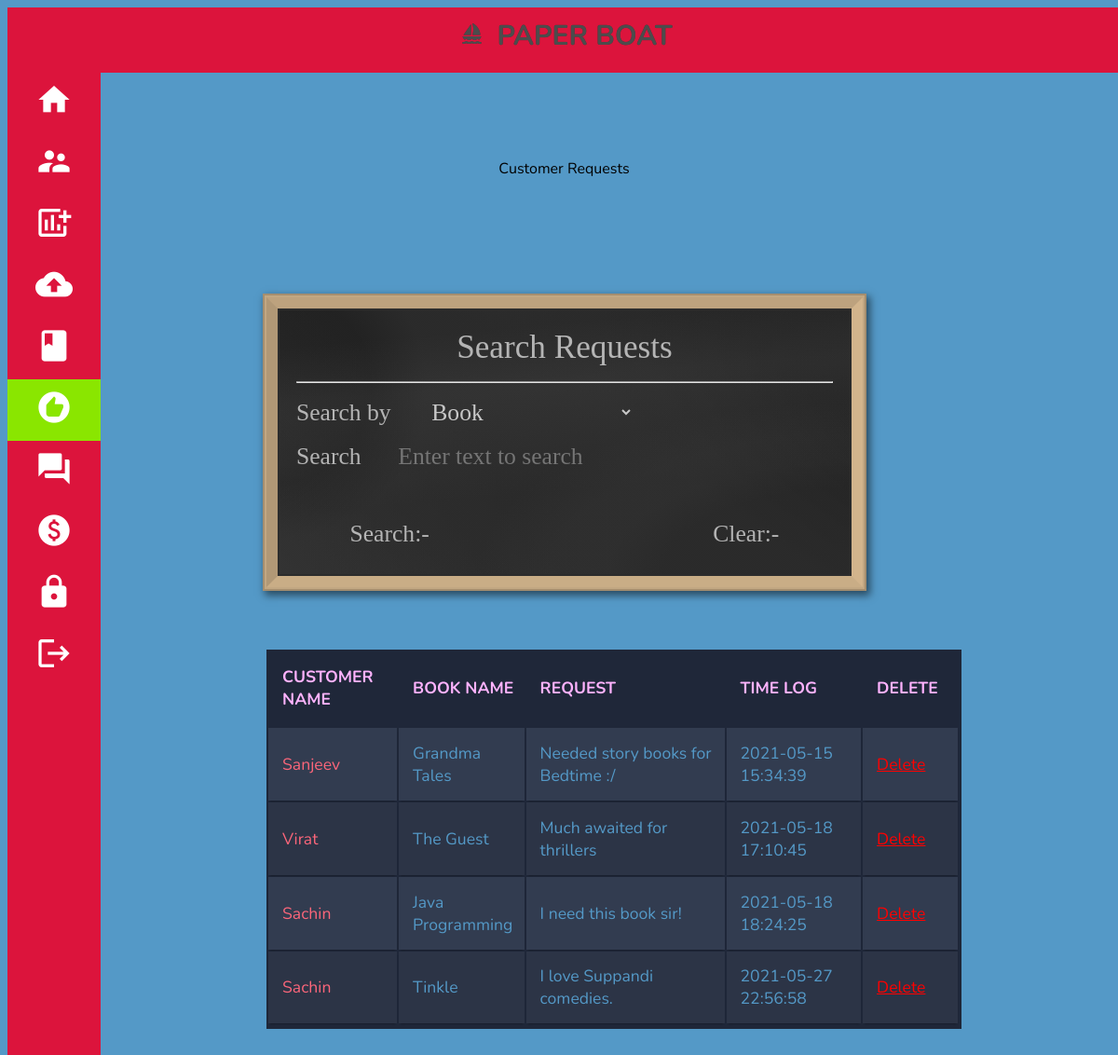
Page /admin/request.php (signed in) on the committed database.
### tables this page shows
CREATE TABLE `request` (
  `rid` int(11) NOT NULL,
  `cus_id` int(11) NOT NULL,
  `bname` varchar(250) NOT NULL,
  `request` varchar(250) NOT NULL,
  `logs` datetime NOT NULL
);

CREATE TABLE `customer` (
  `cus_id` int(11) NOT NULL,
  `cus_name` varchar(250) NOT NULL,
  `cus_image` varchar(250) NOT NULL,
  `cus_mail` varchar(250) NOT NULL,
  `cus_pass` varchar(250) NOT NULL
);

### admin/request.php (the view, shortened to what this page needs)
<?php
    include("header.php");
?>
<!DOCTYPE html>
<html>
<head>
    <link rel="stylesheet" type="text/css" href="../css/tables.css">
    <link rel="stylesheet" type="text/css" href="../css/font.scss">
</head>
<body>
<div class="patterns" style="margin-right: 10%">
  <svg width="100%" height="50%">
    <rect x="0" y="0" width="100%" height="100%" fill="url(#polka-dots)"> </rect>
 <text x="50%" y="60%"  text-anchor="middle"  >
   Customer Requests
 </text>
 </svg>
</div>
<form action="<?php echo $_SERVER["PHP_SELF"];?>" method = "post">
  <div style="margin-right:10%">
    <div class="blackboard">
      <div class="form">
    <hr>
    <p>
    <label for="searchby">Search by&emsp;</label>
    <select name="searchby">
        <option value="request.bname">Book</option>
    </select></p>
    <p>
    <label for="name">Search&emsp;</label>
    <input type="text" name="name" placeholder="Enter text to search" />
    </p><br>
    <p class="wipeout">
    <span style="float: left; margin-left: 10%">
      <input type="submit" name="search" value="Search:-"/>
      </span>
      <span style="float: right; margin-right: 10%">
      <input type="submit" value="Clear:-" />
      </span><br>
    </p>
    </div></div>
  </div>
</form>
<?php
    if (!isset($_POST['search'])) {
        $sql="SELECT customer.cus_name, request.*
        from request inner join customer
        where customer.cus_id=request.cus_id;";
    }
    else {
        $_POST['name'] = addslashes($_POST['name']);
        $sql = "SELECT customer.cus_name, request.*
        from request inner join customer
        where customer.cus_id=request.cus_id and {$_POST['searchby']} LIKE '%{$_POST['name']}%';";
    }
    $res=$db->query($sql);
    if($res->num_rows>0)
    {
        echo "
        <div>
        <table class='container' style='margin-left: 15%; background-color:#1F2739;'>
            <thead>
            <tr>
                <th>CUSTOMER NAME</th>
                <th>BOOK NAME</th>
                <th>REQUEST</th>
                <th>TIME LOG</th>
                <th>DELETE&emsp;&emsp;</th>
            </tr>
            </thead>
        <tbody>
        ";
        while($rows=$res->fetch_assoc())
        {
            echo"
                <tr>
                    <td>{$rows["cus_name"]}</td>
                    <td>{$rows["bname"]}</td>
                    <td>{$rows["request"]}</td>
                    <td>{$rows["logs"]}</td>
                    <td><a style='color: red;' href='request.php?id={$rows['rid']}'>Delete</a></td>
                </tr>
            ";
        }
        echo"
        </tbody>
        </table>
        </div>
        ";
    }
    else
    {
        echo "<p style='color: red'>No requests</p>";
    }
?>
</div>
</body>
</html>

### css/cat_card.css (style rules this page uses)
html { font-family: sans-serif; box-sizing: border-box; }
*, *:before, *:after { box-sizing: inherit; }

### css/tables.css (style rules this page uses)
body { background-color: #5499C7; }
.container th { font-size: 1.1em; font-weight: bold; text-align: left; color: #ffb3ff; }
.container td { font-weight: normal; font-size: 1.1em; -webkit-box-shadow: 0 2px 2px -2px #0E1119; -moz-box-shadow: 0 2px 2px -2px #0E1119; box-shadow: 0 2px 2px -2px #0E1119; color: #5499C7; }
.container { text-align: left; overflow: hidden; width: 70%; margin: 3% 25%; display: table; }
.container td, .container th { padding-bottom: 2%; padding-top: 2%; padding-left:2%; }
.container tr:nth-child(odd) { background-color: #323C50; }
.container tr:nth-child(even) { background-color: #2C3446; }
.container th { background-color: #1F2739; }
.container td:first-child { color: #FB667A; }

### admin/header.php (style rules this page uses)
* { font-family: "Nunito", sans-serif; }
:after { content: ""; }

### admin/request.php (style rules this page uses)
.blackboard { position: relative; width: 640px; margin: 7% auto; border: tan solid 12px; border-top: #bda27e solid 12px; border-left: #b19876 solid 12px; border-bottom: #c9ad86 solid 12px; box-shadow: 0px 0px 6px 5px rgba(58, 18, 13, 0), 0px 0px 0px 2px #c2a782, 0px 0px 0px 4px #a58e6f, 3px 4px 8px 5px rgba(0, 0, 0, 0.5); background-image: radial-gradient( circle at left 30%, rgba(34, 34, 34, 0.3), rgba(34, 34, 34, 0.3) 80px, rgba(34, 34, 34, 0.5) 100px, rgba(51, 51, 51, 0.5) 160px, rgba(51, 51, 51, 0.5)), linear-gradient( 215deg, transparent, transparent 100px, #222 260px, #222 320px, transparent), radial-gradient( circle at right, #111, rgba(51, 51, 51, 1)); background-color: #333; }
.blackboard:before { box-sizing: border-box; display: block; position: absolute; width: 100%; height: 100%; background-image: linear-gradient( 175deg, transparent, transparent 40px, rgba(120, 120, 120, 0.1) 100px, rgba(120, 120, 120, 0.1) 110px, transparent 220px, transparent), linear-gradient( 200deg, transparent 80%, rgba(50, 50, 50, 0.3)), radial-gradient( ellipse at right bottom, transparent, transparent 200px, rgba(80, 80, 80, 0.1) 260px, rgba(80, 80, 80, 0.1) 320px, transparent 400px, transparent); border: #2c2c2c solid 2px; content: "Search Requests"; font-family: 'Permanent Marker', cursive; font-size: 2.2em; color: rgba(238, 238, 238, 0.7); text-align: center; padding-top: 20px; }
.form { padding: 70px 20px 20px; }
p { position: relative; margin-bottom: 1em; }
label { vertical-align: middle; font-family: 'Permanent Marker', cursive; font-size: 1.6em; color: rgba(238, 238, 238, 0.7); }
input, textarea { vertical-align: middle; padding-left: 10px; background: none; border: none; font-family: 'Permanent Marker', cursive; font-size: 1.6em; color: rgba(238, 238, 238, 0.8); line-height: .6em; outline: none; }
select { vertical-align: middle; padding-left: 10px; background : transparent; border: none; width : 40%; font-family: 'Permanent Marker', cursive; font-size: 1.6em; color: rgba(238, 238, 238, 0.8); line-height: .6em; outline: none; }
option { vertical-align: middle; padding-left: 10px; background : rgb(63, 62, 70); border: none; font-family: 'Permanent Marker', cursive; font-size: 1.0em; color: rgba(238, 238, 238, 0.8); line-height: .6em; outline: none; }
input[type="submit"] { cursor: pointer; color: rgba(238, 238, 238, 0.7); line-height: 1em; padding: 0; }

### rows in the picture
request: cus.cus_name "Sanjeev", bname "Grandma Tales", request "Needed story books for Bedtime :/", logs "2021-05-15 15:34:39"
request: cus.cus_name "Virat", bname "The Guest", request "Much awaited for thrillers", logs "2021-05-18 17:10:45"
request: cus.cus_name "Sachin", bname "Java Programming", request "I need this book sir!", logs "2021-05-18 18:24:25"
request: cus.cus_name "Sachin", bname "Tinkle", request "I love Suppandi comedies.", logs "2021-05-27 22:56:58"
